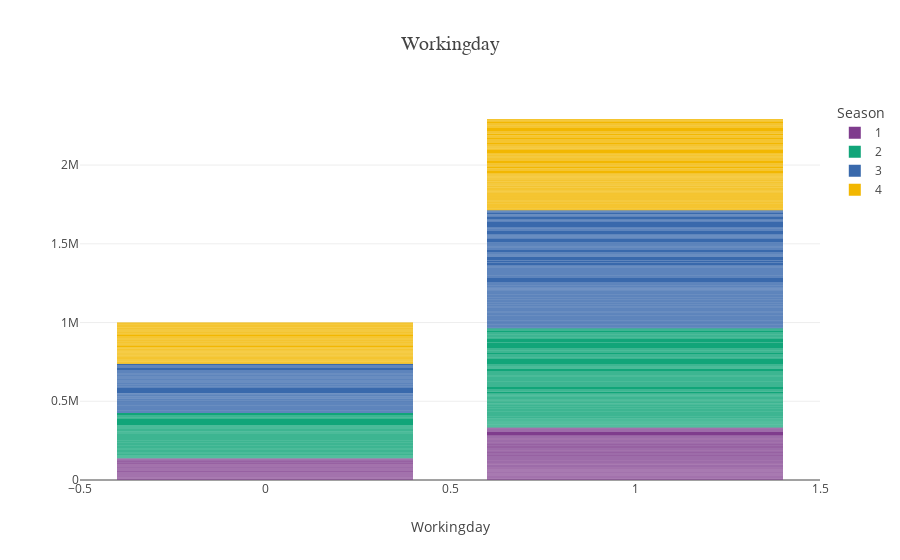

Here is the notebook cell this chart was saved with:
### Code cell
fig = px.bar(df, x='workingday', y='total_count', color='season', 
             title='Workingday', 
             labels={'total_count': '', 'workingday': 'Workingday', 'season': 'Season'}, 
             color_discrete_sequence=px.colors.qualitative.Bold)

fig.update_layout(title_font_size=20, title_font_family='Arial')
fig.show()

### Figure 1 — Plotly figure (JSON) as saved in the notebook; plotly's stock layout.template omitted (floating-point values rounded to 4 significant figures; data arrays with more than 128 entries replaced by an {"elided": "..."} marker saying what was removed)
{"data": [{"alignmentgroup": "True", "hovertemplate": "Season=1<br>Workingday=%{x}<br>=%{y}<extra></extra>", "legendgroup": "1", "marker": {"color": "rgb(127, 60, 141)", "pattern": {"shape": ""}}, "name": "1", "offsetgroup": "1", "orientation": "v", "showlegend": true, "textposition": "auto", "type": "bar", "x": {"elided": "181 int values"}, "xaxis": "x", "y": {"elided": "181 int values"}, "yaxis": "y"}, {"alignmentgroup": "True", "hovertemplate": "Season=2<br>Workingday=%{x}<br>=%{y}<extra></extra>", "legendgroup": "2", "marker": {"color": "rgb(17, 165, 121)", "pattern": {"shape": ""}}, "name": "2", "offsetgroup": "2", "orientation": "v", "showlegend": true, "textposition": "auto", "type": "bar", "x": {"elided": "184 int values"}, "xaxis": "x", "y": {"elided": "184 int values"}, "yaxis": "y"}, {"alignmentgroup": "True", "hovertemplate": "Season=3<br>Workingday=%{x}<br>=%{y}<extra></extra>", "legendgroup": "3", "marker": {"color": "rgb(57, 105, 172)", "pattern": {"shape": ""}}, "name": "3", "offsetgroup": "3", "orientation": "v", "showlegend": true, "textposition": "auto", "type": "bar", "x": {"elided": "188 int values"}, "xaxis": "x", "y": {"elided": "188 int values"}, "yaxis": "y"}, {"alignmentgroup": "True", "hovertemplate": "Season=4<br>Workingday=%{x}<br>=%{y}<extra></extra>", "legendgroup": "4", "marker": {"color": "rgb(242, 183, 1)", "pattern": {"shape": ""}}, "name": "4", "offsetgroup": "4", "orientation": "v", "showlegend": true, "textposition": "auto", "type": "bar", "x": {"elided": "178 int values"}, "xaxis": "x", "y": {"elided": "178 int values"}, "yaxis": "y"}], "layout": {"barmode": "relative", "legend": {"title": {"text": "Season"}, "tracegroupgap": 0}, "title": {"font": {"family": "Arial", "size": 20}, "text": "Workingday"}, "xaxis": {"anchor": "y", "domain": [0, 1], "title": {"text": "Workingday"}}, "yaxis": {"anchor": "x", "domain": [0, 1], "title": {"text": ""}}}}
